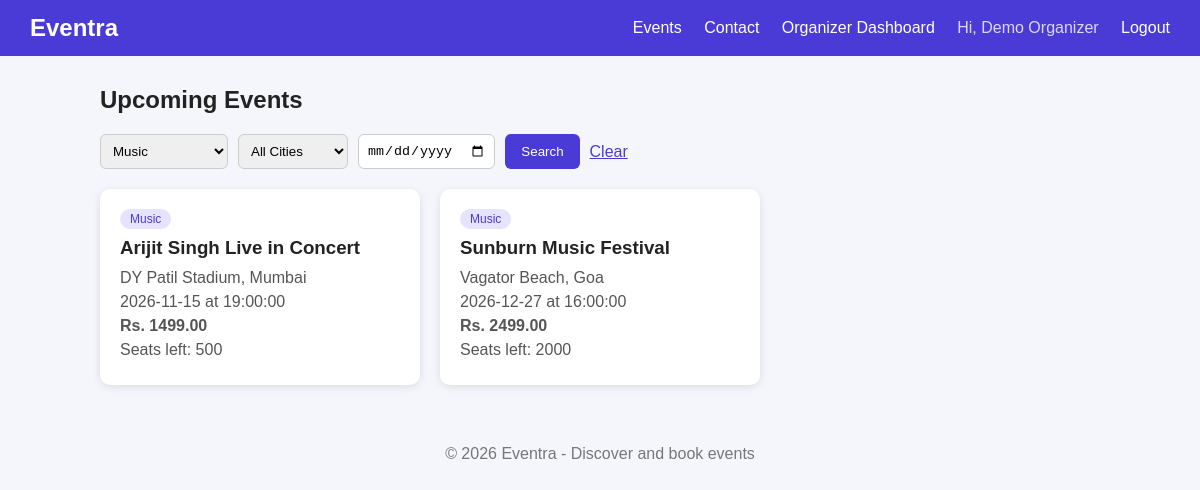
/api/index.php?category=Music (signed in), run on the app's committed database.
### tables this page shows
CREATE TABLE events (
    event_id INT AUTO_INCREMENT PRIMARY KEY,
    organizer_id INT NOT NULL,
    title VARCHAR(150) NOT NULL,
    description TEXT,
    category VARCHAR(50),
    venue VARCHAR(150) NOT NULL,
    city VARCHAR(50) NOT NULL,
    event_date DATE NOT NULL,
    event_time TIME NOT NULL,
    price DECIMAL(8,2) NOT NULL DEFAULT 0,
    total_seats INT NOT NULL,
    seats_left INT NOT NULL,
    status ENUM('pending','approved','rejected','cancelled') NOT NULL DEFAULT 'pending',
    created_at TIMESTAMP DEFAULT CURRENT_TIMESTAMP,
    FOREIGN KEY (organizer_id) REFERENCES users(user_id)
);

### api/index.php (the view, shortened to what this page needs)
<?php
include "db.php";
$category = trim($_GET['category'] ?? '');
$date     = trim($_GET['date'] ?? '');
$sql = "SELECT * FROM events WHERE status = 'approved'";
$params = [];
$types = "";
if ($category !== '') {
    $sql .= " AND category = ?";
    $params[] = $category;
    $types .= "s";
}
$sql .= " ORDER BY event_date ASC";
$stmt = mysqli_prepare($conn, $sql);
if ($params) {
    mysqli_stmt_bind_param($stmt, $types, ...$params);
}
mysqli_stmt_execute($stmt);
$result = mysqli_stmt_get_result($stmt);
$categories = mysqli_query($conn, "SELECT DISTINCT category FROM events WHERE status='approved'");
include "header.php";
?>
<h2>Upcoming Events</h2>
<form method="GET" class="filter-bar">
    <select name="category">
        <?php while ($c = mysqli_fetch_assoc($categories)) { ?>
            <option value="<?php echo htmlspecialchars($c['category']); ?>"
                <?php echo ($category === $c['category']) ? 'selected' : ''; ?>>
                <?php echo htmlspecialchars($c['category']); ?>
            </option>
        <?php } ?>
    </select>
    <select name="city">
        <option value="">All Cities</option>
    </select>
    <input type="date" name="date" value="<?php echo htmlspecialchars($date); ?>">
    <button type="submit">Search</button>
    <a href="index.php" class="clear-link">Clear</a>
</form>
<div class="grid">
    <?php while ($row = mysqli_fetch_assoc($result)) { ?>
        <a class="card" href="event.php?id=<?php echo $row['event_id']; ?>">
            <span class="tag"><?php echo htmlspecialchars($row['category']); ?></span>
            <h3><?php echo htmlspecialchars($row['title']); ?></h3>
            <p><?php echo htmlspecialchars($row['venue']); ?>, <?php echo htmlspecialchars($row['city']); ?></p>
            <p><?php echo $row['event_date']; ?> at <?php echo $row['event_time']; ?></p>
            <p class="price"><?php echo ($row['price'] > 0) ? "Rs. " . $row['price'] : "Free"; ?></p>
            <p class="seats">Seats left: <?php echo $row['seats_left']; ?></p>
        </a>
    <?php } ?>
</div>
<?php include "footer.php"; ?>

### public/style.css (style rules this page uses)
body { font-family: Arial, sans-serif; margin: 0; background: #f4f6fb; color: #222; }
.grid { display: grid; grid-template-columns: repeat(auto-fill, minmax(260px, 1fr)); gap: 20px; margin-top: 20px; }
.card { background: white; padding: 20px; border-radius: 10px; box-shadow: 0 2px 8px rgba(0,0,0,0.1); text-decoration: none; color: inherit; display: block; }
.card h3 { margin: 10px 0; }
.card p { margin: 6px 0; color: #555; }
.tag { background: #e6e3ff; color: #4b3bd6; padding: 3px 10px; border-radius: 12px; font-size: 12px; }
.price { font-weight: bold; color: #1a8a4a; }
.filter-bar { display: flex; gap: 10px; flex-wrap: wrap; margin: 20px 0; }
.filter-bar select, .filter-bar input { padding: 8px; border: 1px solid #ccc; border-radius: 6px; }
.filter-bar button { padding: 8px 16px; background: #4b3bd6; color: white; border: none; border-radius: 6px; cursor: pointer; }
.clear-link { align-self: center; color: #4b3bd6; }

### data on the page
events: category "Music", title "Arijit Singh Live in Concert", venue "DY Patil Stadium", city "Mumbai", event_date "2026-11-15", event_time "19:00:00", price "1499.00", seats_left "500"
events: category "Music", title "Sunburn Music Festival", venue "Vagator Beach", city "Goa", event_date "2026-12-27", event_time "16:00:00", price "2499.00", seats_left "2000"

### other printed values
$name "Demo Organizer"
form field category "Music"
